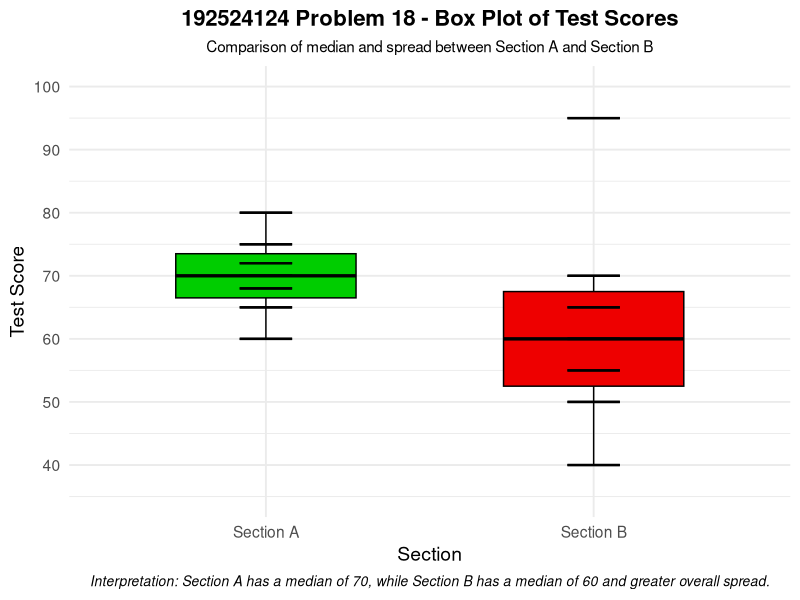

Source code (R):
# Problem 18 - Box Plot

library(ggplot2)

scores <- data.frame(
  Section = c(
    rep("Section A", 7),
    rep("Section B", 7)
  ),
  Score = c(
    60, 65, 68, 70, 72, 75, 80,
    40, 50, 55, 60, 65, 70, 95
  )
)

ggplot(
  scores,
  aes(
    x = Section,
    y = Score,
    fill = Section
  )
) +
  
  geom_boxplot(
    width = 0.55,
    color = "black",
    outlier.shape = NA
  ) +
  
  geom_errorbar(
    aes(
      ymin = Score,
      ymax = Score
    ),
    width = 0.16,
    color = "black",
    linewidth = 0.8
  ) +
  
  stat_summary(
    fun = median,
    geom = "crossbar",
    width = 0.55,
    color = "black",
    fatten = 2
  ) +
  
  scale_fill_manual(
    values = c(
      "Section A" = "green3",
      "Section B" = "red2"
    )
  ) +
  
  labs(
    title = "192524124 Problem 18 - Box Plot of Test Scores",
    subtitle = "Comparison of median and spread between Section A and Section B",
    x = "Section",
    y = "Test Score",
    caption = "Interpretation: Section A has a median of 70, while Section B has a median of 60 and greater overall spread."
  ) +
  
  scale_y_continuous(
    breaks = seq(40, 100, 10),
    limits = c(35, 100)
  ) +
  
  theme_minimal(base_size = 14) +
  
  theme(
    plot.title = element_text(
      hjust = 0.5,
      face = "bold",
      size = 16
    ),
    plot.subtitle = element_text(
      hjust = 0.5,
      size = 11
    ),
    plot.caption = element_text(
      hjust = 0.5,
      face = "italic",
      size = 10
    ),
    legend.position = "none"
  )
